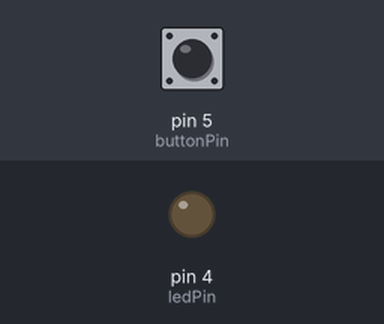
This sketch was run on a simulated Arduino Uno, built with avr-gcc and run on an emulated ATmega328P. On the bench: output pins drawn as LEDs (lit = HIGH). The inputs (shaded band) are chosen by the test bench; at power-on: pin 5 (buttonPin) LOW. What the sketch prints to the serial monitor is not drawn.

Above: at 1.2 s.
1.3 s: pin 5 (buttonPin) pulled HIGH for 0.15 s
At 1.37 s:
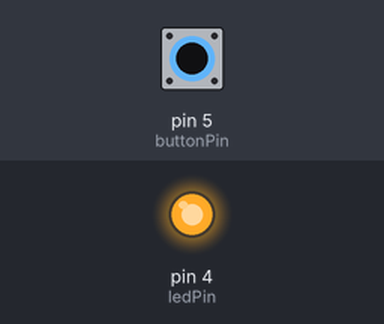
2.9 s: pin 5 (buttonPin) pulled HIGH for 3.2 s
At 6.5 s:
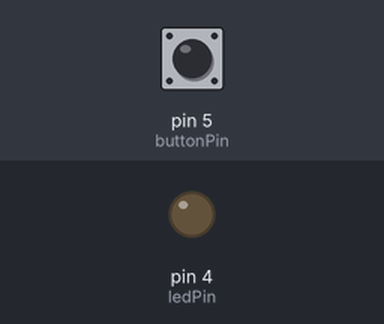
Timing chart, 0 to 8.0 s (numbered marks = the images above; inputs shaded):
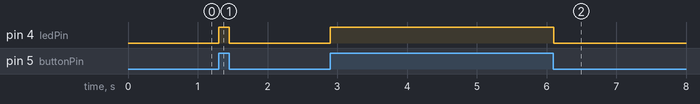

The sketch:

PushButtonLight.ino
```cpp
const int buttonPin=5;
const int ledPin=4;

int buttonState = 0;

void setup() {
 Serial.begin(115200);
 pinMode(buttonPin, INPUT);
 pinMode(ledPin, OUTPUT);


}

void loop() {
  buttonState = digitalRead(buttonPin);
  Serial.println(buttonState);
  if (buttonState == HIGH){
    digitalWrite(ledPin,HIGH);
  }
  else{
    digitalWrite(ledPin,LOW);
  }

}
```

Measured:
- after the input at 1.3 s, pin 4 (ledPin): LOW → HIGH at once, → LOW 0.15 s later
- after the input at 2.9 s, pin 4 (ledPin): LOW → HIGH at once, → LOW 3.2 s later
